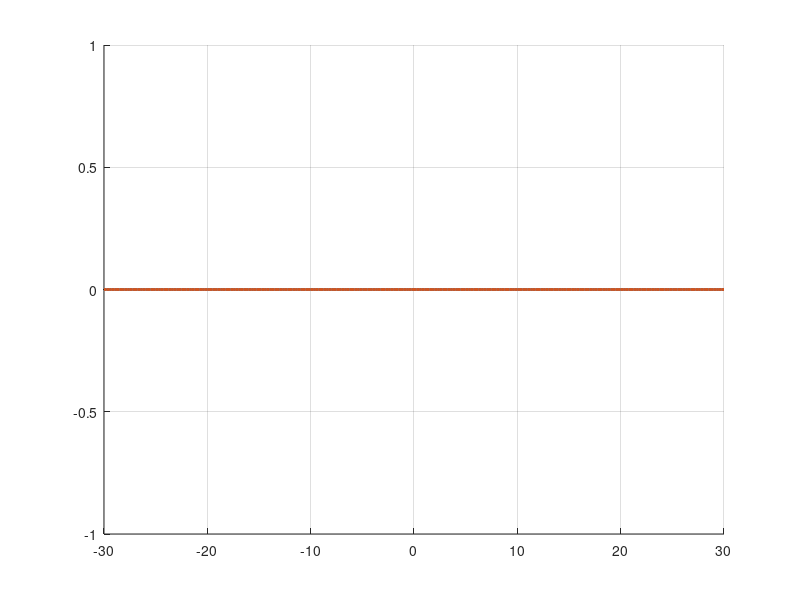

MATLAB code to generate this figure: (Note: this script raises an error after producing the figure.)
start_tic = tic;
close all;
set(0,'DefaultFigureWindowStyle','docked');

listing = dir('rainflow\*.mat');
listing = {listing.name}';

Qedge = 0:0.5:120;
Yedge = -30:0.25:30;
[Y, Q] = meshgrid(Yedge, Qedge);

QYsum = zeros(length(Qedge), length(Yedge), 2);
for j = 1:length(listing)
    load(['rainflow\', listing{j}]);
    
    QYsum = QYsum + QY;
end
QYsum(QYsum < 1e-5) = 0;

X = {Yedge, Qedge};
s = {{'Y1', 'Y2'}, {'Q1', 'Q2'}};
for i = 1:2
    figure(i)
    ax = gca;
    hold(ax, 'on');
    grid(ax, 'on');
    
    Y = sum(QYsum, i);
    plot(ax, X{i}, Y(:,:,1), 'linewidth', 2);
    plot(ax, X{i}, Y(:,:,2), 'linewidth', 2);
    
    ax.YScale = 'log';
    ax.YLim = [1 1e5];
    
    legend(s{i}, 'FontSize', 12);
    
%     xlim([-5 5]);
%     ylim([55 80]);
%     xlabel(['Y', num2str(i), ' (kN)']);
%     ylabel(['Q', num2str(i), ' (kN)']);
end

set(0,'DefaultFigureWindowStyle','normal');
fprintf('%s elapsed: %f s\n', mfilename, toc(start_tic));
